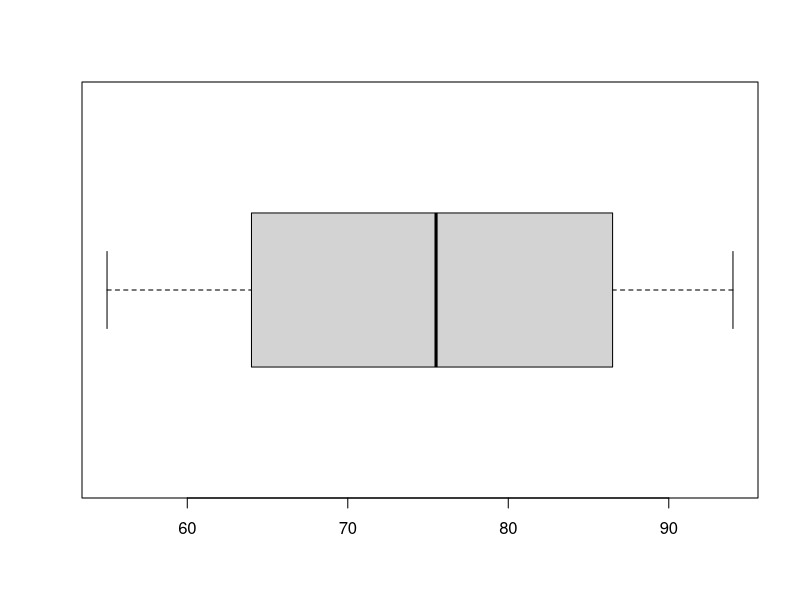

The R source for this figure:
x <- c(61, 93, 91, 86, 55, 63, 86, 82, 76, 57,
       94, 89, 67, 62, 72, 87, 68, 65, 75, 84)
stem(x)
stem(x, scale = 2)
stem(x, scale = 0.5)
quantile(x, type=6)
IQR(x, type=6)
boxplot(x, type=6, horizontal = T)
